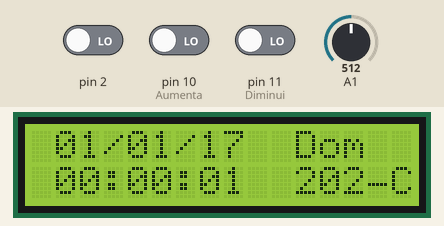
Simulated run of this sketch. Board: Arduino Uno, built with avr-gcc and run on an emulated ATmega328P. On the bench: 16×2 character LCD. The test bench sets the inputs (shaded band); at power-on: A1 = 512, pin 2 LOW, pin 10 (Aumenta) LOW, pin 11 (Diminui) LOW.

Above: at 1.2 s.
1.3 s: A1 set to 312
At 2.3 s:
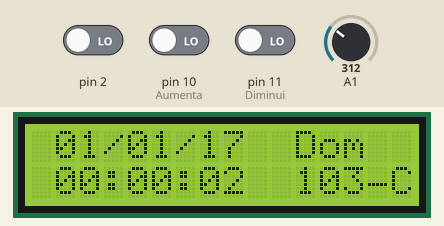
4.0 s: A1 set to 286
At 6.9 s:
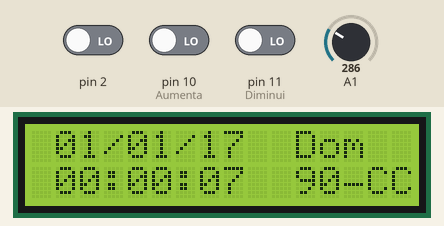
7.0 s: pin 2 driven HIGH
At 7.93 s:
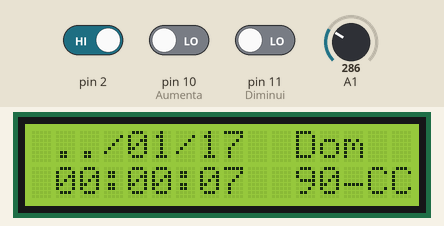
9.5 s: pin 10 (Aumenta) driven HIGH
At 10.5 s:
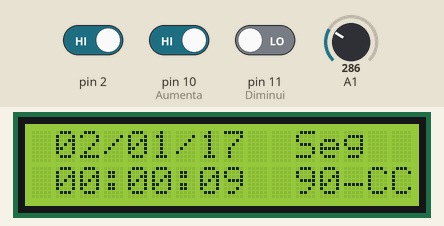
12.5 s: A1 set to 306
At 13.3 s:
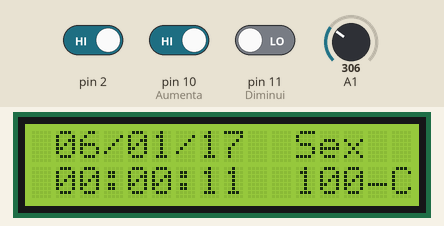
15.5 s: A1 set to 122
At 16.1 s:
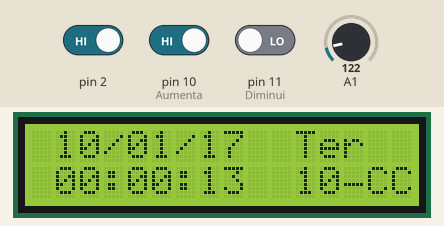
Timing chart, 0 to 18.5 s (numbered marks = the images above; inputs shaded):
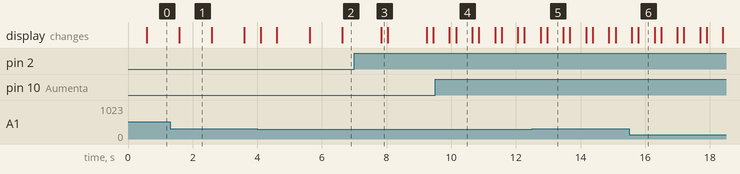

The sketch:

_clock_complete_1.ino
```cpp
#include <LiquidCrystal.h>

LiquidCrystal lcd(8,9,4,5,6,7);  // conexoes das entradas do display

int mls=0, sec=0, temp, hora=0, pis;
int min=0, a=0, ano=17, mode, dia=1;
int mes=1, eoq, up, down ,diaS, soma, e;

void setup(){
  lcd.begin(16,2); //Display 16 caractere por 2 linhas.
  lcd.clear();     //Limpa display.
  pinMode(10,INPUT);  //Aumenta
  pinMode(11,INPUT);  //Diminui
  attachInterrupt(digitalPinToInterrupt(2), chan, RISING);
}
void loop(){
  int sensor = analogRead(A1);
  float voltage = sensor * 5.04;
  voltage /= 1023;
  int temp = (voltage - 0.5) * 100;
  lcd.setCursor(11, 1);  //Seleciona o caractere 11 e linha 1.
  lcd.print(temp);       //Imprime a temperatura.
  lcd.print("\xB0");
  lcd.print("C");

  if(mode == 1) dia=est(dia, 1, 0);
  if(mode == 2) mes=est(mes, 4, 0);
  if(mode == 3) ano=est(ano, 7, 0);
  if(mode == 4) hora=est(hora, 1, 1);
  if(mode == 5) min=est(min, 4, 1);
  if(mode == 6) sec=est(sec, 7, 1);

  mls=mls+500;
  if(mls==1000){  //Segundo
    mls=0;
    sec++;
  }
  if(sec > 59){  //Minutos
    sec=0;
    min++;
  }
  if(min > 59){  //Hora
    sec=0;
    min=0;
    hora++;
  }
  if(min < 0){
    sec=0;
    min=59;
    hora--;
  }
  if(hora > 23){ //Dia
    sec=0;
    min=0;
    hora=0;
    dia++;
    diaS++;
  }
  if(hora < 0){ //Volta dia da semana
    hora=23;
    min=59;
    dia--;
    diaS--;
  }
  if(mes != 2 && (mes%2) == 1){		//meses com 30 ou 31 dias e fevereiro
    if(dia == 32){
      dia=1;
      mes++;
    }
    if(dia < 1){
      dia = 31;
      mes--;
    }
  }
  if(mes!=2 && (mes%2) == 0){
    if(dia > 31){
      dia=1;
      mes++;
    }
  	if(dia < 1){
      dia = 30;
      mes--;
    }
  }
  if(mes == 2){
    if(dia > 28){
      dia=1;
      mes=3;
    }
  }
  if(mes == 3){
    if(dia < 1){
      dia=28;
      mes=2;
    }
  }
  if(mes == 13){
    mes=1;
    ano++;
  }
  if(mes < 1){
    mes=12;
    ano--;
  }
  if(mes == 9 || mes == 11){
    if(dia > 30){
      dia=1;
      mes++;
    }
  	if(dia == 0){
      dia = 30;
      mes--;
    }
  }

  if(ano == 17) e=-1;
  if(ano == 18) e=0;
  if(ano == 19) e=1;
  if(ano == 20) e=2;
    if(mes == 1 || mes == 10){
      soma = dia+1+e;
        if(soma < 7) diaS = soma;
        if(soma >= 7 && soma < 14) diaS = soma - 7;
        if(soma >= 14 && soma < 21) diaS = soma - 14;
        if(soma >= 21 && soma < 27) diaS = soma - 21;
        if(soma >= 28 && soma < 35) diaS = soma - 28;
        if(soma >= 35) diaS = soma - 35;
    }
    if(mes == 2 || mes == 3 || mes == 11){
      soma = dia+4+e;
        if(soma < 7) diaS = soma;
        if(soma >= 7 && soma < 14) diaS = soma - 7;
        if(soma >= 14 && soma < 21) diaS = soma - 14;
        if(soma >= 21 && soma < 27) diaS = soma - 21;
        if(soma >= 28 && soma < 35) diaS = soma - 28;
        if(soma >= 35) diaS = soma - 35;
    }
    if(mes == 4 || mes == 7){
      soma = dia+0+e;
        if(soma < 7) diaS = soma;
        if(soma >= 7 && soma < 14) diaS = soma - 7;
        if(soma >= 14 && soma < 21) diaS = soma - 14;
        if(soma >= 21 && soma < 27) diaS = soma - 21;
        if(soma >= 28 && soma < 35) diaS = soma - 28;
        if(soma >= 35) diaS = soma - 35;
    }
    if(mes == 5){
      soma = dia+2+e;
        if(soma < 7) diaS = soma;
        if(soma >= 7 && soma < 14) diaS = soma - 7;
        if(soma >= 14 && soma < 21) diaS = soma - 14;
        if(soma >= 21 && soma < 27) diaS = soma - 21;
        if(soma >= 28 && soma < 35) diaS = soma - 28;
        if(soma >= 35) diaS = soma - 35;
    }
    if(mes == 6){
      soma = dia+5+e;
        if(soma < 7) diaS = soma;
        if(soma >= 7 && soma < 14) diaS = soma - 7;
        if(soma >= 14 && soma < 21) diaS = soma - 14;
        if(soma >= 21 && soma < 27) diaS = soma - 21;
        if(soma >= 28 && soma < 35) diaS = soma - 28;
        if(soma >= 35) diaS = soma - 35;
    }
    if(mes == 8){
      soma = dia+3+e;
        if(soma < 7) diaS = soma;
        if(soma >= 7 && soma < 14) diaS = soma - 7;
        if(soma >= 14 && soma < 21) diaS = soma - 14;
        if(soma >= 21 && soma < 27) diaS = soma - 21;
        if(soma >= 28 && soma < 35) diaS = soma - 28;
        if(soma >= 35) diaS = soma - 35;
    }
    if(mes == 9 || mes == 12){
      soma = dia+6+e;
        if(soma < 7) diaS = soma;
        if(soma >= 7 && soma < 14) diaS = soma - 7;
        if(soma >= 14 && soma < 21) diaS = soma - 14;
        if(soma >= 21 && soma < 27) diaS = soma - 21;
        if(soma >= 28 && soma < 35) diaS = soma - 28;
        if(soma >= 35) diaS = soma - 35;
    }
    if(diaS == 1){
      lcd.setCursor(11, 0);
      lcd.print("Dom");
    }
    if(diaS == 2){
      lcd.setCursor(11, 0);
      lcd.print("Seg");
    }
    if(diaS == 3){
      lcd.setCursor(11, 0);
      lcd.print("Ter");
    }
    if(diaS == 4){
      lcd.setCursor(11, 0);
      lcd.print("Qua");
    }
    if(diaS == 5){
      lcd.setCursor(11, 0);
      lcd.print("Qui");
    }
    if(diaS == 6){
      lcd.setCursor(11, 0);
      lcd.print("Sex");
    }
    if(diaS == 0){
      lcd.setCursor(11, 0);
      lcd.print("Sab");
    }

  lcd.setCursor(1, 0);      //Seleciona o caractere 1 e linha 0, onde a menssagem vai ser mostrada.
  addzero(dia);             //Imprime o o valor de "dia".
  lcd.print("/");		    //Imprime o caractere "/".
  addzero(mes);             //Imprime o o valor de "mes".
  lcd.print("/");		    //Imprime o caractere "/".
  addzero(ano);             //Imprime o o valor de "ano".
  lcd.setCursor(1, 10);     //Seleciona o caractere 1 e linha 10, onde a menssagem vai ser mostrada.
  addzero(hora);            //Imprime o o valor de "hora".
  lcd.print(":");		    //Imprime o caractere ":".
  addzero(min);             //Imprime o o valor de "min".
  lcd.print(":");		    //Imprime o caractere ":".
  addzero(sec);
  delay(500);
}


//avança o mode quando o botao é apertado.
void chan(){
  mode++;
  if(mode >= 6){       //casas que podem ser modificadas
    mode = 0;
  }
}
//coloca o "0" antes dos nº e imprime.
void addzero(int eoq){
  if(eoq < 10){
    lcd.print("0");
    lcd.print(eoq);
  }
  if(eoq >= 10){
    lcd.print(eoq);
  }
}
//escolhe o que mudar e muda com os botoes
int est(int pi, int X, int Y){

  up=digitalRead(10);
  down=digitalRead(11);

  if(up == 1){      //Aumenta
    pi++;
  }
  if(down == 1){    //Diminui
    pi--;
  }
  lcd.setCursor(X, Y);  // x = 16 caracteres do display e y = 2 linhas do display.
  if(pis == 0){
  	addzero(pi);
    delay(200);
  }
  if(pis == 1){
 	lcd.print("..");     //Seleciona quantas casas que modificar
    delay(200);
  }
  pis=(pis+1)%2;
  return pi;
}
```

Measured:
- the behaviour switches between 305 and 304 on A1 (found by bisection; images 1 and 2)
- after the input at 4.0 s, the display: first changes after 0.10 s (image 2 shows a later state)
- after the input at 12.5 s, the display: first changes after 0.27 s (image 5 shows a later state)
- after the input at 15.5 s, the display: first changes after 0.08 s (image 6 shows a later state)
- what the display in image 1 shows lasts 1.0 s, from 1.6 s to 2.6 s
- what the display in image 4 shows lasts 0.6 s, from 10.1 s to 10.7 s
